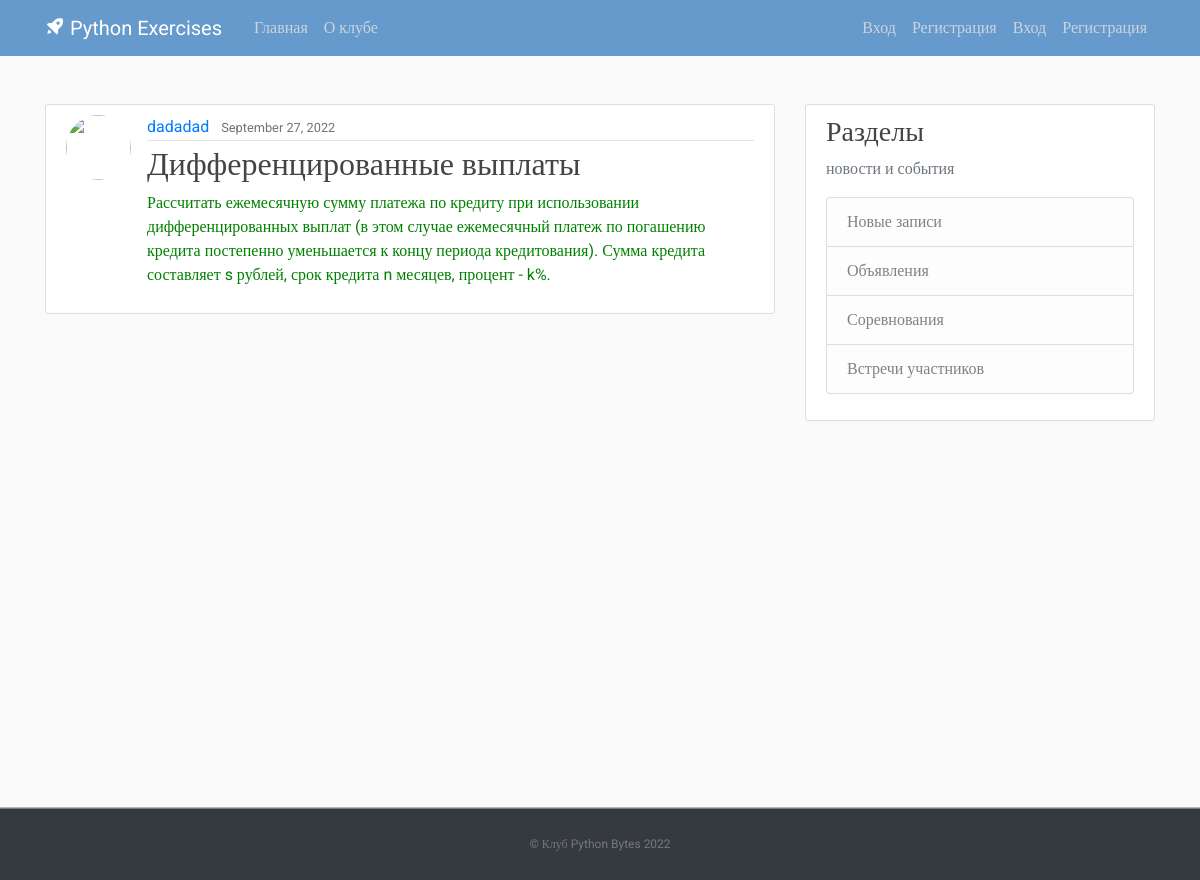
Page /post/20/ on the committed database.
### ToDo/models.py (models this page shows, shortened)
class Post(models.Model):
    title = models.CharField(max_length=100)
    content = models.TextField()
    date_posted = models.DateTimeField(default=timezone.now)
    author = models.ForeignKey(User, on_delete=models.CASCADE)

### ToDo/views.py (the view)
# urls.py: path('post/<int:pk>/', PostDetailView.as_view(), name='post-detail'),
class PostDetailView(DetailView):
    model = Post

### templates/ToDo/post_detail.html (shortened to what this page needs)
{% extends "ToDo/base.html" %}
{% block content %}
  <article class="media content-section">
    <img class="rounded-circle article-img" src="{{ object.author.profile.image.url }}">
    <div class="media-body">
      <div class="article-metadata">
        <a class="mr-2" href="#">{{ object.author }}</a>
        <small class="text-muted">{{ object.date_posted|date:"F d, Y" }}</small>
      </div>
      <h2 class="article-title">{{ object.title }}</h2>
      <p class="article-content">{{ object.content }}</p>
    </div>
  </article>
{% endblock content %}

### static/ToDo/main.css (style rules this page uses)
body, html { width:100%; height:100% }
body { margin:0; padding:0; background: #fafafa; color: green; margin-top: 5rem; font-family:Roboto; }
h1, h2, h3, h4, h5, h6 { color: #444444; }
.content-section { background: #ffffff; padding: 10px 20px; border: 1px solid #dddddd; border-radius: 3px; margin-bottom: 20px; }
.article-title { color: #444444; }
.article-content { white-space: pre-line; }
.article-img { height: 65px; width: 65px; margin-right: 16px; }
.article-metadata { padding-bottom: 1px; margin-bottom: 4px; border-bottom: 1px solid #e3e3e3 }

### rows in the picture
Post: author "dadadad", date_posted "September 27, 2022", title "Дифференцированные выплаты", content "Рассчитать ежемесячную сумму платежа по кредиту при использовании дифференцированных выплат (в этом случае ежемесячный платеж по погашению кредита постепенно уменьшается к концу периода кредитования). Сумма кредита составляет s рублей, срок кредита n месяцев, процент - k%."
